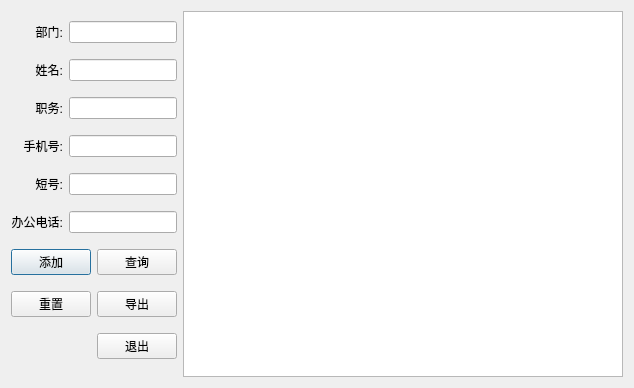
<?xml version="1.0" encoding="UTF-8"?>
<ui version="4.0">
 <class>Dialog</class>
 <widget class="QDialog" name="Dialog">
  <property name="geometry">
   <rect>
    <x>0</x>
    <y>0</y>
    <width>634</width>
    <height>388</height>
   </rect>
  </property>
  <property name="windowTitle">
   <string>查询</string>
  </property>
  <layout class="QHBoxLayout" name="horizontalLayout">
   <item>
    <layout class="QGridLayout" name="gridLayout">
     <item row="0" column="0">
      <widget class="QLabel" name="label_3">
       <property name="sizePolicy">
        <sizepolicy hsizetype="Preferred" vsizetype="Preferred">
         <horstretch>0</horstretch>
         <verstretch>0</verstretch>
        </sizepolicy>
       </property>
       <property name="layoutDirection">
        <enum>Qt::LeftToRight</enum>
       </property>
       <property name="text">
        <string>部门:</string>
       </property>
       <property name="alignment">
        <set>Qt::AlignRight|Qt::AlignTrailing|Qt::AlignVCenter</set>
       </property>
      </widget>
     </item>
     <item row="0" column="1" colspan="2">
      <widget class="QLineEdit" name="lineEdit">
       <property name="maximumSize">
        <size>
         <width>120</width>
         <height>16777215</height>
        </size>
       </property>
      </widget>
     </item>
     <item row="1" column="0">
      <widget class="QLabel" name="label_4">
       <property name="sizePolicy">
        <sizepolicy hsizetype="Preferred" vsizetype="Preferred">
         <horstretch>0</horstretch>
         <verstretch>0</verstretch>
        </sizepolicy>
       </property>
       <property name="layoutDirection">
        <enum>Qt::LeftToRight</enum>
       </property>
       <property name="text">
        <string>姓名:</string>
       </property>
       <property name="alignment">
        <set>Qt::AlignRight|Qt::AlignTrailing|Qt::AlignVCenter</set>
       </property>
      </widget>
     </item>
     <item row="1" column="1" colspan="2">
      <widget class="QLineEdit" name="lineEdit_6">
       <property name="maximumSize">
        <size>
         <width>120</width>
         <height>16777215</height>
        </size>
       </property>
      </widget>
     </item>
     <item row="2" column="0">
      <widget class="QLabel" name="label_5">
       <property name="sizePolicy">
        <sizepolicy hsizetype="Preferred" vsizetype="Preferred">
         <horstretch>0</horstretch>
         <verstretch>0</verstretch>
        </sizepolicy>
       </property>
       <property name="layoutDirection">
        <enum>Qt::LeftToRight</enum>
       </property>
       <property name="text">
        <string>职务:</string>
       </property>
       <property name="alignment">
        <set>Qt::AlignRight|Qt::AlignTrailing|Qt::AlignVCenter</set>
       </property>
      </widget>
     </item>
     <item row="2" column="1" colspan="2">
      <widget class="QLineEdit" name="lineEdit_3">
       <property name="maximumSize">
        <size>
         <width>120</width>
         <height>16777215</height>
        </size>
       </property>
      </widget>
     </item>
     <item row="3" column="0">
      <widget class="QLabel" name="label_6">
       <property name="sizePolicy">
        <sizepolicy hsizetype="Preferred" vsizetype="Preferred">
         <horstretch>0</horstretch>
         <verstretch>0</verstretch>
        </sizepolicy>
       </property>
       <property name="layoutDirection">
        <enum>Qt::LeftToRight</enum>
       </property>
       <property name="text">
        <string>手机号:</string>
       </property>
       <property name="alignment">
        <set>Qt::AlignRight|Qt::AlignTrailing|Qt::AlignVCenter</set>
       </property>
      </widget>
     </item>
     <item row="3" column="1" colspan="2">
      <widget class="QLineEdit" name="lineEdit_4">
       <property name="maximumSize">
        <size>
         <width>120</width>
         <height>16777215</height>
        </size>
       </property>
      </widget>
     </item>
     <item row="4" column="0">
      <widget class="QLabel" name="label_7">
       <property name="sizePolicy">
        <sizepolicy hsizetype="Preferred" vsizetype="Preferred">
         <horstretch>0</horstretch>
         <verstretch>0</verstretch>
        </sizepolicy>
       </property>
       <property name="layoutDirection">
        <enum>Qt::LeftToRight</enum>
       </property>
       <property name="text">
        <string>短号:</string>
       </property>
       <property name="alignment">
        <set>Qt::AlignRight|Qt::AlignTrailing|Qt::AlignVCenter</set>
       </property>
      </widget>
     </item>
     <item row="4" column="1" colspan="2">
      <widget class="QLineEdit" name="lineEdit_5">
       <property name="maximumSize">
        <size>
         <width>120</width>
         <height>16777215</height>
        </size>
       </property>
      </widget>
     </item>
     <item row="5" column="0">
      <widget class="QLabel" name="label_8">
       <property name="sizePolicy">
        <sizepolicy hsizetype="Preferred" vsizetype="Preferred">
         <horstretch>0</horstretch>
         <verstretch>0</verstretch>
        </sizepolicy>
       </property>
       <property name="layoutDirection">
        <enum>Qt::LeftToRight</enum>
       </property>
       <property name="text">
        <string>办公电话:</string>
       </property>
       <property name="alignment">
        <set>Qt::AlignRight|Qt::AlignTrailing|Qt::AlignVCenter</set>
       </property>
      </widget>
     </item>
     <item row="5" column="1" colspan="2">
      <widget class="QLineEdit" name="lineEdit_2">
       <property name="maximumSize">
        <size>
         <width>120</width>
         <height>16777215</height>
        </size>
       </property>
      </widget>
     </item>
     <item row="6" column="0" colspan="2">
      <widget class="QPushButton" name="pushButton_5">
       <property name="maximumSize">
        <size>
         <width>80</width>
         <height>16777215</height>
        </size>
       </property>
       <property name="text">
        <string>添加</string>
       </property>
      </widget>
     </item>
     <item row="6" column="2">
      <widget class="QPushButton" name="pushButton">
       <property name="maximumSize">
        <size>
         <width>80</width>
         <height>16777215</height>
        </size>
       </property>
       <property name="text">
        <string>查询</string>
       </property>
      </widget>
     </item>
     <item row="7" column="0" colspan="2">
      <widget class="QPushButton" name="pushButton_2">
       <property name="maximumSize">
        <size>
         <width>80</width>
         <height>16777215</height>
        </size>
       </property>
       <property name="text">
        <string>重置</string>
       </property>
      </widget>
     </item>
     <item row="7" column="2">
      <widget class="QPushButton" name="pushButton_3">
       <property name="maximumSize">
        <size>
         <width>80</width>
         <height>16777215</height>
        </size>
       </property>
       <property name="text">
        <string>导出</string>
       </property>
      </widget>
     </item>
     <item row="8" column="0" colspan="2">
      <spacer name="horizontalSpacer">
       <property name="orientation">
        <enum>Qt::Horizontal</enum>
       </property>
       <property name="sizeHint" stdset="0">
        <size>
         <width>40</width>
         <height>20</height>
        </size>
       </property>
      </spacer>
     </item>
     <item row="8" column="2">
      <widget class="QPushButton" name="pushButton_4">
       <property name="maximumSize">
        <size>
         <width>80</width>
         <height>16777215</height>
        </size>
       </property>
       <property name="text">
        <string>退出</string>
       </property>
      </widget>
     </item>
    </layout>
   </item>
   <item>
    <widget class="QTableView" name="tableView"/>
   </item>
  </layout>
 </widget>
 <resources/>
 <connections>
  <connection>
   <sender>pushButton_2</sender>
   <signal>clicked()</signal>
   <receiver>lineEdit</receiver>
   <slot>clear()</slot>
   <hints>
    <hint type="sourcelabel">
     <x>49</x>
     <y>310</y>
    </hint>
    <hint type="destinationlabel">
     <x>129</x>
     <y>32</y>
    </hint>
   </hints>
  </connection>
  <connection>
   <sender>pushButton_2</sender>
   <signal>clicked()</signal>
   <receiver>lineEdit_2</receiver>
   <slot>clear()</slot>
   <hints>
    <hint type="sourcelabel">
     <x>49</x>
     <y>310</y>
    </hint>
    <hint type="destinationlabel">
     <x>129</x>
     <y>227</y>
    </hint>
   </hints>
  </connection>
  <connection>
   <sender>pushButton_2</sender>
   <signal>clicked()</signal>
   <receiver>lineEdit_3</receiver>
   <slot>clear()</slot>
   <hints>
    <hint type="sourcelabel">
     <x>49</x>
     <y>310</y>
    </hint>
    <hint type="destinationlabel">
     <x>129</x>
     <y>110</y>
    </hint>
   </hints>
  </connection>
  <connection>
   <sender>pushButton_2</sender>
   <signal>clicked()</signal>
   <receiver>lineEdit_4</receiver>
   <slot>clear()</slot>
   <hints>
    <hint type="sourcelabel">
     <x>49</x>
     <y>310</y>
    </hint>
    <hint type="destinationlabel">
     <x>129</x>
     <y>149</y>
    </hint>
   </hints>
  </connection>
  <connection>
   <sender>pushButton_2</sender>
   <signal>clicked()</signal>
   <receiver>lineEdit_5</receiver>
   <slot>clear()</slot>
   <hints>
    <hint type="sourcelabel">
     <x>49</x>
     <y>310</y>
    </hint>
    <hint type="destinationlabel">
     <x>129</x>
     <y>188</y>
    </hint>
   </hints>
  </connection>
  <connection>
   <sender>pushButton_2</sender>
   <signal>clicked()</signal>
   <receiver>lineEdit_6</receiver>
   <slot>clear()</slot>
   <hints>
    <hint type="sourcelabel">
     <x>49</x>
     <y>310</y>
    </hint>
    <hint type="destinationlabel">
     <x>129</x>
     <y>71</y>
    </hint>
   </hints>
  </connection>
  <connection>
   <sender>pushButton_4</sender>
   <signal>clicked()</signal>
   <receiver>Dialog</receiver>
   <slot>close()</slot>
   <hints>
    <hint type="sourcelabel">
     <x>152</x>
     <y>352</y>
    </hint>
    <hint type="destinationlabel">
     <x>316</x>
     <y>193</y>
    </hint>
   </hints>
  </connection>
 </connections>
</ui>
